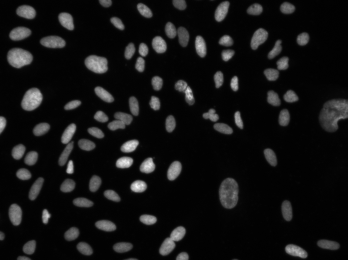
#> input picture hw07/data/cell_img.png, 348 x 260 px
$ jupyter execute hw07.ipynb   (shell and % lines are left out)
#> lines starting #> are read from the running program, lines starting #| are printed output that depends on the picture
# Homework 07
Nathan LeRoy

[cell 1]
# better image quality
import matplotlib as mpl
mpl.rcParams['figure.dpi'] = 300

## Problem 1
Given that our system is an LSI system, we know that the impulse reponse is equivalent to substituting in an impulse ( $\delta[n]$ ) for $x[n]$:

$$
h[n] = \dfrac{1}{M_1 + M_2 + 1}\sum_{k=-M_1}^{M_2}\delta[n-k]
$$

Which is equivalent to:

$$
\dfrac{1}{M_1 + M_2 + 1} \Bigg(\delta[n + M_1] + \dots + \delta[n-M_2] \Bigg)
$$

Which we know, due to the definition of the impulse function will always be equal to **1** outside the interval $-M_1 \leq n \leq M_2$. Formally,

$$
h[n] =
\begin{array}{cc}
  \Bigg \{ &
    \begin{array}{cc}
      \dfrac{1}{M_1 + M_2 + 1} & -M_1 \leq n \leq M_2 \\
      0 & \mathrm{otherwise}
    \end{array}
\end{array}
$$

## Problem 2
### a.) $x[n] = 3\delta[n] - 2\delta[n-1]$
We can plot the function $x[n]$:

[cell 2]
import matplotlib.pyplot as plt
plt.rcParams["figure.figsize"] = (5,2)

x = [3, -2]

plt.stem(
    x,
    linefmt='b-',
    markerfmt="bo",
    basefmt="b-",
    label="$x[n]$"
)
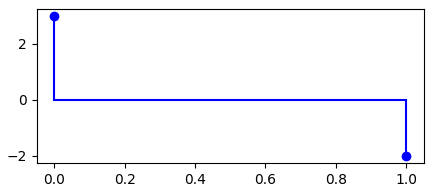
#> figure drawn by matplotlib, 1 panel

We know for an LSI system:

$$
y[n] = \sum_{k=0}^{\infty}x[n]h[n-k]
$$

Given our function $x[n]$, we know that $y[n]$ will be equal to $9$ outside the interval $0 \leq n \leq 1$. Thus we need only consider $k = 0$ and $k=1$:

$$
y[n] = x[0]h[0] + x[1]h[n-1]
$$
$$
y[n] = 3h[n] - 2h[n-1]
$$

And given the plot of $h[n]$, we can write out the analytical function for $h[n]$:

$$
h[n] = \delta[n+1] + 3\delta[n] + 2\delta[n-1] - \delta[n-2] + \delta[n-3]
$$

Thus,

$$
y[n] = 3 \Bigg(\delta[n+1] + 3\delta[n] + 2\delta[n-1] - \delta[n-2] + \delta[n-3] \Bigg) - 2 \Bigg(\delta[n] + 3\delta[n-1] + 2\delta[n-2] - \delta[n-3] + \delta[n-4]  \Bigg)
$$

$$
y[n] = 3\delta[n+1] + 9\delta[n] + 6\delta[n-1] - 3\delta[n-2] + 3\delta[n-3] -2 \delta[n] - 6\delta[n-1] - 4\delta[n-2] +2\delta[n-3] -2\delta[n-4]
$$

Simplifying, we obtain:

$$
y[n] = 3\delta[n+1] + 7\delta[n] -7\delta[n-2] + 5\delta[n-3] - 2\delta[n-4]
$$

### b.) $x[n] = u[n+1] - u[n-3]$
Given the definitions of step functions, we know that this system will be equal to $0$ outside the interval $-1 \leq n \leq 2$. (note: $u[3+1] - u[3-3] = 1 - 1 = 0$). we can plot this function in python:

[cell 3]
locs = [-3, -2, -1, 0, 1, 2, 3, 4]
x = [0, 0, 1, 1, 1, 1, 0, 0]
plt.stem(
    locs,
    x,
    linefmt='b-',
    markerfmt="bo",
    basefmt="b-",
    label="$x[n]$"
)
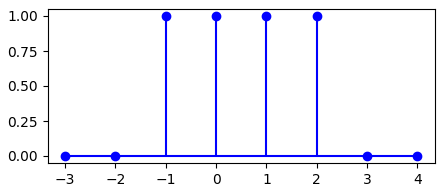
#> figure drawn by matplotlib, 1 panel

Again, given an LSI system, we can use the following definition to calculate the output $y[n]$:

$$
y[n] = \sum_{k=0}^{\infty}x[n]h[n-k]
$$

Which will be equal to $0$ outside the interval $-1 \leq n \leq 2$ by looking at the above graph. As well, knowing $x[k]$ will always equal $1$ inside that interval, our system can be described as:

$$
y[n] = h[n+1] + h[n] + h[n-1] + h[n-2]
$$

Using the above analytic definition for $h[n]$:

$$
y[n] = \Bigg( \delta[n+2] + 3\delta[n+1] + 2\delta[n] - \delta[n-1] + \delta[n-2] \Bigg)
$$
$$
+ \Bigg(\delta[n+1] + 3\delta[n] + 2\delta[n-1] - \delta[n-2] + \delta[n-3]\Bigg)
$$
$$
+ \Bigg(\delta[n] + 3\delta[n-1] + 2\delta[n-2] - \delta[n-3] + \delta[n-4]\Bigg)
$$
$$
+ \Bigg(\delta[n-1] + 3\delta[n-2] + 2\delta[n-3] - \delta[n-4] + \delta[n-5]\Bigg)
$$

Simplifying, we obtain:

$$
y[n] = \delta[n+2] + 4\delta[n+1] + 6\delta[n] + 5\delta[n-1] + 5\delta[n-2] + 2\delta[n-3] + \delta[n-5]
$$

### c.) x[n] in figure.
We can extract $x[n]$ from the figure as such:

$$
x[n] = -\delta[n+2] + 2\delta[n] + 2\delta[n-3]
$$

Again, lets start at the begining. A very good place to start...

$$
y[n] = \sum_{k=0}^{\infty}x[n]h[n-k]
$$

We know $x[k]$ to be zero outside the domain $k= \{ -2, 0, 3 \}$, thus we can construct the following response:

$$
y[n] = x[-2]h[n+2] + x[0]h[n] + x[3]h[n-3]
$$

$$
y[n] = -h[n+2] + 2h[n] + 2h[n-3]
$$

Thus,

$$
y[n] = -\Bigg( \delta[n+3] + 3\delta[n+2] + 2\delta[n+1] - \delta[n] + \delta[n-1] \Bigg)
$$
$$
+ 2\Bigg( \delta[n+1] + 3\delta[n] + 2\delta[n-1] - \delta[n-2] + \delta[n-3] \Bigg) +
$$
$$
 2 \Bigg( \delta[n-2] + 3\delta[n-3] + 2\delta[n-4] - \delta[n-5] + \delta[n-6]\Bigg)
$$

$$
y[n] = -\delta[n+3] - 3\delta[n+2] - 2\delta[n+1] + \delta[n] - \delta[n-1]
$$
$$
+ 2\delta[n+1] + 6\delta[n] + 4\delta[n-1] - 2\delta[n-2] + 2\delta[n-3]
$$
$$
+ 2\delta[n-2] + 6\delta[n-3] + 4\delta[n-4] - 2\delta[n-5] + 2\delta[n-6]
$$

Simplifying, we obtain:

$$
y[n] = -\delta[n+3] - 3\delta[n+2] + 7\delta[n] + 3\delta[n-1] + 8\delta[n-3] + 4\delta[n-4] - 2\delta[n-5] + 2\delta[n-6]
$$

## Problem 3
### a.)
The base equation can be written as:
$$
y(t) = x(t)*\Bigg( \mathrm{sub} \ \mathrm{system} \Bigg)*h_5(t)
$$

Where the sub system can be written as:

$$
h_1(t) - (h_2(t) + h_3(t))*h_4(t)
$$

Which gives us:

$$
y(t) = x(t) * \Bigg( h_1(t) - h_4(t) * (h_2(t) + h_3(t)) \Bigg) * h_5(t)
$$

### b.)
The base equation can be written as:

$$
y[n] = x[n]*h_1[n]*\Bigg( \mathrm{sub} \ \mathrm{system} \Bigg)*h_6[n]
$$

Where the sub system can be written as:

$$
h_3[n]*h_5[n] - h_2[n]*h_4[n]
$$

Which gives us:

$$
y[n] = x[n] * h_1[n] * \Bigg[ h_3[n]*h_5[n] - h_2[n]*h_4[n] \Bigg] * h_6[n]
$$

### c.)
The base equation can be written as:
$$
y(t) = x(t)*\Bigg( \mathrm{sub} \ \mathrm{system} \Bigg)
$$

Where the sub-system can be written as:

$$
(-h_1(t) + h_2(t))*h_3(t)*h_4(t) + h_2(t)
$$

Which gives us:

$$
y(t) = x(t) * \Bigg((h_2(t) - h_1(t))*h_3(t) * h_4(t) + h_2(t) \Bigg)
$$

## Problem 2
We can read the input image like so:

[cell 4]
import numpy as np

im1 = plt.imread("data/cell_img.png")
#> im1 is the input picture: shape (260, 348, 3) float32; min 0.00392, max 0.984, mean 0.0783
im1 = np.dot(im1[..., :3], [0.299, 0.587, 0.114]) # select grayscale part of image
#> im1: shape (260, 348) float64
plt.imshow(im1, cmap="gray") # display the image
plt.show()

We can define both the horizontal and vertical Sobel operators like so:

[cell 5]
h_horizontal = np.array([[-1, -2, -1], [0, 0, 0], [1, 2, 1]]) # horizontal Sobel operator
h_vertical = np.array([[-1, 0, 1], [-2, 0, 2], [-1, 0, 1]]) # vertical Sobel operator

We can now convolve the cell image using the `scipy.signal.convolve2d()` function.

[cell 6]
from scipy.signal import convolve2d

im1_hsobel = convolve2d(im1, h_horizontal)
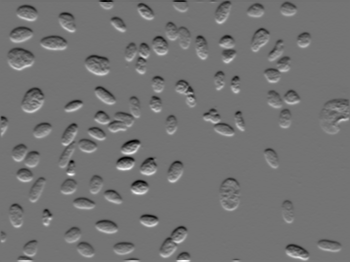
#> im1_hsobel: shape (262, 350) float64; min -1.82, max 2.17, mean 0; drawn with min black and max white
im1_vsobel = convolve2d(im1, h_vertical)
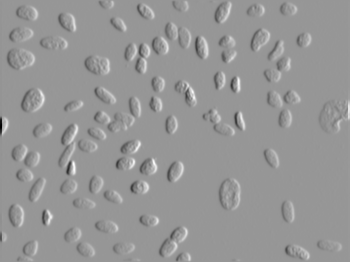
#> im1_vsobel: shape (262, 350) float64; min -3, max 2.08, mean -1.46e-19; drawn with min black and max white

fig, ax = plt.subplots(1,2)
fig.set_tight_layout({"pad": 0.5})
fig.suptitle("Cell Image convolved with Sobel operator")

ax[0].imshow(im1_hsobel, cmap="gray")
ax[0].set_title("Horizontal Sobel")

ax[1].imshow(im1_vsobel, cmap="gray")
ax[1].set_title("Vertical Sobel")

We can compute the final image using the pixelwise square root of the sum of the squares of the two processed images:

$$
F_{i,j} = \sum_i \sum_j \sqrt{I_{h_{i,j}} ^2 + I_{v_{i,j}} ^2}
$$

[cell 7]
final_im = np.sqrt(im1_hsobel**2 + im1_vsobel**2)
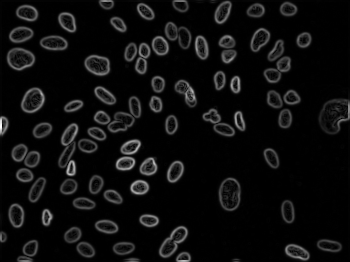
#> final_im: shape (262, 350) float64; min 0, max 3, mean 0.167; drawn with min black and max white

plt.imshow(final_im, cmap="gray")

## Problem 5
In the study og epigenomics, peak calling is a computational method used to identify areas in a genome that have been enriched with aligned reads as a consequence of performing a ChIP-sequencing or MeDIP-seq experiment. Given a genomic signal track of aligned reads, a scientist can find "peaks" of readily aligned sequences that might indicate an area of the genome that is particularly interesting to whatever experiment is being conducted (Typically this is interpreted as how _open_ chromatin are).

Often, the genomic signal can come in quite noisey and hard to analyze. This is especially true among **single-cell** experiements, where sample read sizes can tend to be quite small and thus, our data is much more prone to noise and random fluctuations. Filters using mathematical convolutions can be applied to _smooth_ outthese signal tracks and make peak calling easier for a researcher or software package. One such simple example is the **moving-average** filter:

$$
\bar{x_{i}} = \dfrac{1}{M + 1}\sum_{j=-M}^{M}x[i+j]
$$

We can achieve this result across our entire dataset by convoluting our signal track using a "window of ones". To demonstrate this I'm going to generate a simulated sinusoidal signal track that we will smooth using our moving average convolution:

$$
x[t]_{\mathrm{smooth}} = \sum_{k=0}^N x[t][\dfrac{1}{W}, \dots, \dfrac{1}{W}]
$$

Where the length of the ones vector is the size of the window, $W$.

[cell 8]
x = np.array([i for i in range(1000)])

# simulated singal function
def f_x(x: np.array) -> np.array:
    A = 20 # amplitude
    return 20*np.sin(0.01*x) + 20 + np.random.normal(-A/10, A/10, len(x))

noisy = f_x(x)

# plot the result of
# our noist function
plt.plot(
    x,
    noisy,
    "b-",
    linewidth=0.5
)
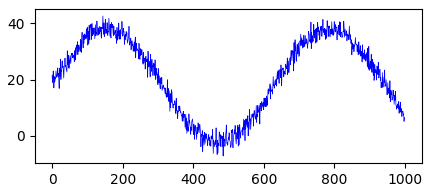
#> figure drawn by matplotlib, 1 panel; curve peaks at x = 144, y = 42.6

[cell 9]
from numpy import convolve

# run a convolution against our dataset usinga moving average
WINDOW = 10 # window size

# run smoothing convolution
smoothed = convolve(
    noisy,
    np.ones(WINDOW)/WINDOW,
    "same"
)

# plot noisy
plt.plot(
    x,
    noisy,
    "b-",
    linewidth=0.5,
    label="Noisy"
)

plt.plot(
    x,
    smoothed,
    "r-",
    linewidth=0.5,
    label="Smoothed"
)

plt.legend()
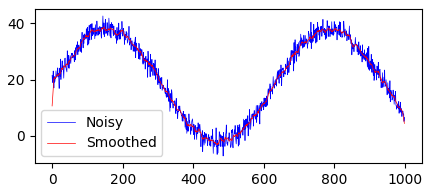
#> figure drawn by matplotlib, 1 panel; curve peaks at x = 144, y = 42.6; curve peaks at x = 147, y = 38.72
